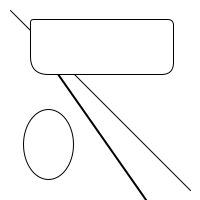
Frame 1 (no input)
Frame 60 (the mouse pressed at the canvas centre just before this capture): identical to frame 1, image omitted
Frame 120 (the mouse held since frame 60 and released just before this capture): identical to frame 1, image omitted

The Processing sketch that drew this single still picture (run headless with seeded random() and noise(); from frame 60 on, the mouse is pressed at the canvas centre):

// Processing sketch: sketch_001_setup_draw
// ── sketch_001_setup_draw.pde
int posX1=10;
int posX2=190;

void setup(){
  size(200,200);
}

void draw(){
  background(255);
  pushMatrix();
  scale(2);
  translate(10,10); //traslado sistema coordenadas
  rotate(radians(10)); 
  line(posX1,10,posX2,190);
  popMatrix();
  line(posX1,10,posX2,190);
  rect(30,19,143,55,3,6,12,18);
  ellipse(48,144,50,70);
}
